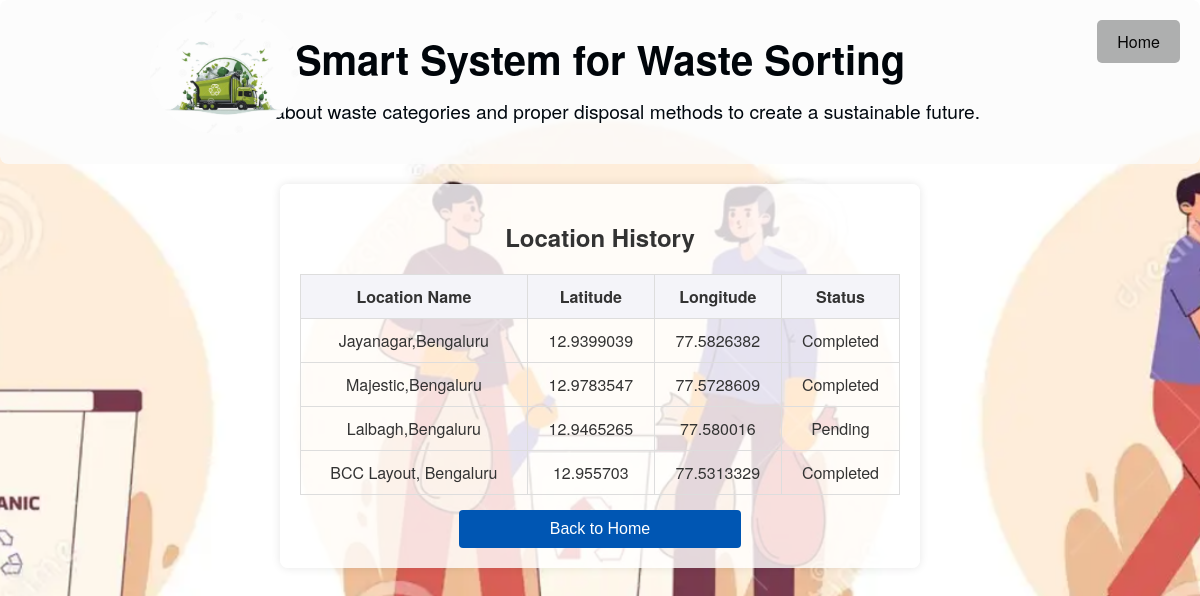
Screenshot of /location_history (signed in) with the database file from the repository.
### app.py (models this page shows, shortened)
class WasteLocation(db.Model):
    __tablename__ = 'waste_location'
    id = db.Column(db.Integer, primary_key=True)
    location_name = db.Column(db.String(255), nullable=False)
    latitude = db.Column(db.Float, nullable=False)
    longitude = db.Column(db.Float, nullable=False)
    user_id = db.Column(db.Integer, db.ForeignKey('user.id'), nullable=False)  # Foreign key to User
    is_completed = db.Column(db.Boolean, default=False)  # New column
    user = db.relationship('User', backref=db.backref('locations', lazy=True))  # Define relationship

### app.py (the view)
@app.route('/location_history')
def location_history():
    if 'user_id' not in session:
        flash('Please log in to view location history!', 'warning')
        return redirect(url_for('login'))
    user_id = session['user_id']
    locations = WasteLocation.query.filter_by(user_id=user_id).all()
    return render_template('location_history.html', locations=locations)

### templates/location_history.html (shortened to what this page needs)
<!DOCTYPE html>
<html lang="en">
<head>
    <link rel="stylesheet" href="static/css/styles.css">
</head>
<body>
    <div class="header-container">
        <img src="{{ url_for('static', filename='images/logo.jpg') }}" alt="Logo" class="logo">
        <h1>Smart System for Waste Sorting</h1>
        <p>Learn about waste categories and proper disposal methods to create a sustainable future.</p>
        <div class="button-container">
            <a href="/" class="button">Home</a>
        </div>
    </div>
    <div class="container">
        <header>
            <h1>Location History</h1>
        </header>
        <main>
            {% if locations %}
                <table>
                    <thead>
                        <tr>
                            <th>Location Name</th>
                            <th>Latitude</th>
                            <th>Longitude</th>
                            <th>Status</th>
                        </tr>
                    </thead>
                    <tbody>
                        {% for location in locations %}
                            <tr>
                                <td>{{ location.location_name }}</td>
                                <td>{{ location.latitude }}</td>
                                <td>{{ location.longitude }}</td>
                                <td>
                                    {% if location.is_completed %}
                                        Completed
                                    {% else %}
                                        Pending
                                    {% endif %}
                                </td>
                            </tr>
                        {% endfor %}
                    </tbody>
                </table>
            {% else %}
                <p>No locations have been added yet.</p>
            {% endif %}
            <div class="button-row">
                <button onclick="window.location.href='/index'" class="btn">Back to Home</button>
            </div>
        </main>
    </div>
</body>
</html>

### static/css/styles.css (style rules this page uses)
body { font-family: 'Helvetica Neue', sans-serif; margin: 0; padding: 0; background: url('../images/background.png') no-repeat center center fixed; background-size: cover; color: #333; }
.header-container { text-align: center; margin-bottom: 20px; padding: 20px; background-color: rgba(251, 251, 251, 0.788); border-radius: 8px; }
.header-container .logo { max-width: 150px; height: auto; border-radius: 50%; margin-bottom: 10px; position: absolute; top: 10px; left: 150px; }
.header-container h1 { font-size: 2.5em; color:#00050a ; margin: 10px 0; }
.header-container p { font-size: 1.2em; color: #01080f; margin: 0 0 20px 0; }
.container { width: 80%; max-width: 600px; margin: auto; background-color: rgba(255, 255, 255, 0.8); border-radius: 8px; box-shadow: 0 0 10px rgba(0, 0, 0, 0.1); padding: 20px; margin-top: 20px; text-align: left; flex-direction: column; }
header { text-align: center; }
h1 { margin-bottom: 20px; font-size: 24px; color: #333; }
.button-container { position: absolute; top: 20px; right: 20px; }
.button { display: inline-block; padding: 10px 20px; font-size: 16px; color: rgb(8, 8, 8); background-color: #aeafaf; border: none; border-radius: 5px; text-decoration: none; text-align: center; cursor: pointer; margin-left: 10px; transition: background-color 0.3s, transform 0.2s; }
button { width: 47%; padding: 8px; border: none; border-radius: 5px; background-color: #007BFF; color: white; font-size: 14px; cursor: pointer; }
p { color: #090000; font-size: 1em; }
.button-row { display: flex; justify-content: center; align-items: center; margin-top: 15px; gap:10px; }
.button-row button { background-color: #0056b3; border: none; color: white; padding: 10px 15px; text-align: center; text-decoration: none; font-size: 16px; cursor: pointer; border-radius: 4px; }
table { width: 100%; border-collapse: collapse; margin-top: 20px; }
table th, table td { border: 1px solid #ddd; padding: 10px; text-align: center; }
table th { background-color: #f4f4f9; font-weight: bold; }

### rows the page displays
WasteLocation: location_name "Jayanagar,Bengaluru", latitude "12.9399039", longitude "77.5826382", is_completed "Completed"
WasteLocation: location_name "Majestic,Bengaluru", latitude "12.9783547", longitude "77.5728609", is_completed "Completed"
WasteLocation: location_name "Lalbagh,Bengaluru", latitude "12.9465265", longitude "77.580016", is_completed "Pending"
WasteLocation: location_name "BCC Layout, Bengaluru", latitude "12.955703", longitude "77.5313329", is_completed "Completed"
